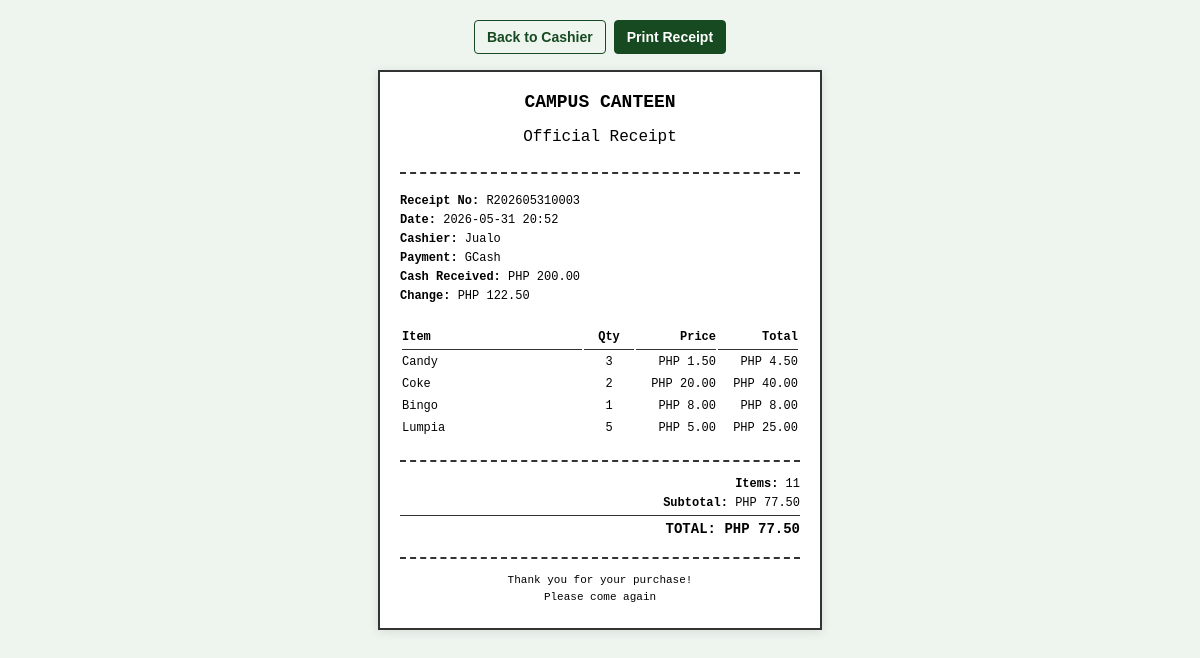
The app's page /cashier/receipt/3/ (signed in) with its own data.
### cashier/models.py (models this page shows, shortened)
class Receipt(models.Model):
    sale = models.OneToOneField(Sale, on_delete=models.CASCADE, related_name='receipt')
    receipt_number = models.CharField(max_length=20, unique=True)
    cashier_name = models.CharField(max_length=100, default='Cashier')
    payment_method = models.CharField(max_length=50, default='Cash')
    cash_received = models.DecimalField(max_digits=10, decimal_places=2, default=0)
    change_amount = models.DecimalField(max_digits=10, decimal_places=2, default=0)
    created_at = models.DateTimeField(auto_now_add=True)

class SaleItem(models.Model):
    sale = models.ForeignKey(Sale, on_delete=models.CASCADE)
    inventory_item = models.ForeignKey(
        InventoryItem,
        on_delete=models.SET_NULL,
        null=True,
        blank=True,
        related_name='sale_items',
    )
    item_name = models.CharField(max_length=100)
    quantity = models.IntegerField()
    price = models.DecimalField(max_digits=10, decimal_places=2)

class Sale(models.Model):
    created_at = models.DateTimeField(auto_now_add=True)
    total_amount = models.DecimalField(max_digits=10, decimal_places=2)
    is_voided = models.BooleanField(default=False)
    void_reason = models.CharField(max_length=255, blank=True)
    voided_at = models.DateTimeField(null=True, blank=True)
    voided_by = models.ForeignKey(
        settings.AUTH_USER_MODEL,
        on_delete=models.SET_NULL,
        null=True,
        blank=True,
        related_name='voided_sales',
    )
    shift = models.ForeignKey(
        CashierShift,
        on_delete=models.SET_NULL,
        null=True,
        blank=True,
        related_name='sales',
    )

### cashier/views.py (the view, shortened to what this page needs)
# urls.py: path('receipt/<int:sale_id>/', generate_receipt, name='generate_receipt'),
@login_required
def generate_receipt(request, sale_id):
    sale = get_object_or_404(Sale, id=sale_id)
    if hasattr(sale, 'receipt'):
        receipt = sale.receipt
    sale_items = SaleItem.objects.filter(sale=sale)
    sale_items_with_subtotal = []
    for item in sale_items:
        item.subtotal = item.quantity * item.price
        sale_items_with_subtotal.append(item)
    context = {
        'receipt': receipt,
        'sale': sale,
        'sale_items': sale_items_with_subtotal,
        'total_items': sale_items.aggregate(Sum('quantity'))['quantity__sum'] or 0,
    }
    return render(request, 'cashier/receipt.html', context)

### inventory/context_processors.py (called while the page is built)
def stock_alerts(request):
    if not getattr(request, 'user', None) or not request.user.is_authenticated:
        return {}
    low_stock_count = InventoryItem.objects.filter(
        quantity_in_stock__lte=F('minimum_stock_level'),
        quantity_in_stock__gt=0,
    ).count()
    out_of_stock_count = InventoryItem.objects.filter(quantity_in_stock=0).count()
    return {
        'global_low_stock_count': low_stock_count,
        'global_out_of_stock_count': out_of_stock_count,
        'global_stock_alert_count': low_stock_count + out_of_stock_count,
    }

### templates/cashier/receipt.html (shortened to what this page needs)
<!DOCTYPE html>
<html lang="en">
<head>
</head>
<body>
    <div class="receipt-actions">
        <a class="action-button" href="{% url 'cashier' %}">Back to Cashier</a>
        {% if not sale.is_voided %}
            <button class="action-button primary" onclick="window.print()">Print Receipt</button>
        {% else %}
            <span class="action-button danger" style="cursor: not-allowed;">VOIDED</span>
        {% endif %}
    </div>
    <div class="receipt-container">
        <div class="header">
            <h2>CAMPUS CANTEEN</h2>
            <p>Official Receipt</p>
        </div>
        <div class="receipt-info">
            <p><strong>Receipt No:</strong> {{ receipt.receipt_number }}</p>
            <p><strong>Date:</strong> {{ receipt.created_at|date:"Y-m-d H:i" }}</p>
            <p><strong>Cashier:</strong> {{ receipt.cashier_name }}</p>
            <p><strong>Payment:</strong> {{ receipt.payment_method }}</p>
            <p><strong>Cash Received:</strong> PHP {{ receipt.cash_received|floatformat:2 }}</p>
            <p><strong>Change:</strong> PHP {{ receipt.change_amount|floatformat:2 }}</p>
        </div>
        <table class="items-table">
            <thead>
                <tr>
                    <th>Item</th>
                    <th class="qty">Qty</th>
                    <th class="price">Price</th>
                    <th class="subtotal">Total</th>
                </tr>
            </thead>
            <tbody>
                {% for item in sale_items %}
                <tr class="{% if sale.is_voided %}voided-items{% endif %}">
                    <td>{{ item.item_name }}</td>
                    <td class="qty">{{ item.quantity }}</td>
                    <td class="price">PHP {{ item.price|floatformat:2 }}</td>
                    <td class="subtotal">PHP {{ item.subtotal|floatformat:2 }}</td>
                </tr>
                {% endfor %}
            </tbody>
        </table>
        <div class="totals">
            <p><strong>Items:</strong> {{ total_items }}</p>
            <p><strong>Subtotal:</strong> PHP {{ sale.total_amount|floatformat:2 }}</p>
            <p class="total" style="{% if sale.is_voided %}text-decoration: line-through; color: #dc2626;{% endif %}">
                <strong>TOTAL:</strong> PHP {{ sale.total_amount|floatformat:2 }}
            </p>
        </div>
        <div class="footer">
            {% if sale.is_voided %}
                <p style="color: #dc2626; font-weight: bold;">THIS RECEIPT HAS BEEN VOIDED</p>
                {% if sale.void_reason %}
                    <p><strong>Reason:</strong> {{ sale.void_reason }}</p>
                {% endif %}
            {% else %}
                <p>Thank you for your purchase!</p>
                <p>Please come again</p>
            {% endif %}
        </div>
    </div>
</body>
</html>

### templates/cashier/receipt.html (style rules this page uses)
body { font-family: 'Courier New', monospace; margin: 0; padding: 20px; background: #eef5ef; }
.receipt-actions { display: flex; gap: 8px; justify-content: center; margin: 0 auto 16px; max-width: 400px; }
.action-button { border: 1px solid #174a21; border-radius: 4px; color: #174a21; cursor: pointer; font-family: Arial, Helvetica, sans-serif; font-size: 14px; font-weight: 700; padding: 8px 12px; text-decoration: none; }
.action-button.primary { background: #174a21; color: #fff; }
.receipt-container { max-width: 400px; margin: 0 auto; background: white; padding: 20px; border: 2px solid #333; box-shadow: 0 2px 10px rgba(0, 0, 0, 0.1); position: relative; }
.header { text-align: center; border-bottom: 2px dashed #333; padding-bottom: 10px; margin-bottom: 20px; }
.header h2 { margin: 0; font-size: 18px; }
.receipt-info { margin-bottom: 20px; }
.receipt-info p { margin: 5px 0; font-size: 12px; }
.items-table { width: 100%; margin-bottom: 20px; font-size: 12px; }
.items-table th { text-align: left; border-bottom: 1px solid #333; padding: 5px 0; }
.items-table td { padding: 3px 0; }
.items-table .qty { text-align: center; width: 50px; }
.items-table .price { text-align: right; width: 80px; }
.items-table .subtotal { text-align: right; width: 80px; }
.totals { border-top: 2px dashed #333; padding-top: 10px; margin-bottom: 20px; }
.totals p { margin: 5px 0; font-size: 12px; text-align: right; }
.totals .total { font-weight: bold; font-size: 14px; border-top: 1px solid #333; padding-top: 5px; }
.footer { text-align: center; border-top: 2px dashed #333; padding-top: 10px; margin-top: 20px; }
.footer p { margin: 5px 0; font-size: 11px; }

### records on screen
Receipt: receipt_number "R202605310003", created_at "2026-05-31 20:52", cashier_name "Jualo", payment_method "GCash", cash_received "200.00", change_amount "122.50"
SaleItem: item_name "Candy", quantity "3", price "1.50", subtotal "4.50"
SaleItem: item_name "Coke", quantity "2", price "20.00", subtotal "40.00"
SaleItem: item_name "Bingo", quantity "1", price "8.00", subtotal "8.00"
SaleItem: item_name "Lumpia", quantity "5", price "5.00", subtotal "25.00"
Sale: total_amount "77.50"

### other values on screen
{{ total_items }} "11"
